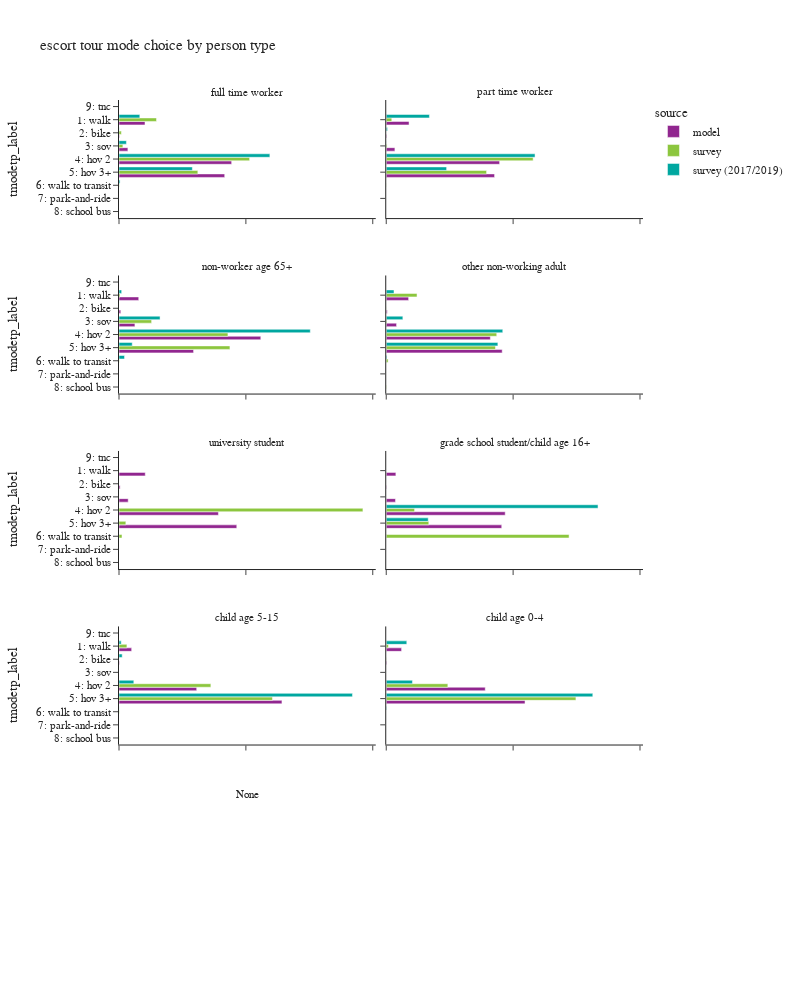

The notebook cell this image was saved under:
### Code cell
plot_mode_choice(es_tour,"pptyp_label",
                 {"pptyp_label":["full time worker","part time worker","non-worker age 65+","other non-working adult",
                                 "university student","grade school student/child age 16+","child age 5-15","child age 0-4"],
                  "tmodetp_label":["1: walk","2: bike","3: sov","4: hov 2","5: hov 3+","6: walk to transit",
                                   "7: park-and-ride","8: school bus","9: other–survey only"]},
                 "person type",
                 2,1000)

### Figure 1 — Plotly figure (JSON) as saved in the notebook; plotly's stock layout.template omitted (floating-point values rounded to 4 significant figures)
{"data": [{"alignmentgroup": "True", "customdata": [[2], [16364], [322], [5594], [70912], [66535]], "hovertemplate": "source=model<br>pptyp_label=full time worker<br>percentage=%{x}<br>tmodetp_label=%{y}<br>sample_count=%{customdata[0]}<extra></extra>", "legendgroup": "model", "marker": {"color": "#91268F", "pattern": {"shape": ""}}, "name": "model", "offsetgroup": "model", "orientation": "h", "showlegend": true, "textposition": "auto", "type": "bar", "x": [1.252e-05, 0.1024, 0.002016, 0.03502, 0.444, 0.4165], "xaxis": "x9", "y": [null, "1: walk", "2: bike", "3: sov", "4: hov 2", "5: hov 3+"], "yaxis": "y9"}, {"alignmentgroup": "True", "customdata": [[3], [5767], [141], [2190], [28659], [27386]], "hovertemplate": "source=model<br>pptyp_label=part time worker<br>percentage=%{x}<br>tmodetp_label=%{y}<br>sample_count=%{customdata[0]}<extra></extra>", "legendgroup": "model", "marker": {"color": "#91268F", "pattern": {"shape": ""}}, "name": "model", "offsetgroup": "model", "orientation": "h", "showlegend": false, "textposition": "auto", "type": "bar", "x": [4.677e-05, 0.0899, 0.002198, 0.03414, 0.4468, 0.4269], "xaxis": "x10", "y": [null, "1: walk", "2: bike", "3: sov", "4: hov 2", "5: hov 3+"], "yaxis": "y10"}, {"alignmentgroup": "True", "customdata": [[7581], [681], [6117], [54518], [28672]], "hovertemplate": "source=model<br>pptyp_label=non-worker age 65+<br>percentage=%{x}<br>tmodetp_label=%{y}<br>sample_count=%{customdata[0]}<extra></extra>", "legendgroup": "model", "marker": {"color": "#91268F", "pattern": {"shape": ""}}, "name": "model", "offsetgroup": "model", "orientation": "h", "showlegend": false, "textposition": "auto", "type": "bar", "x": [0.0777, 0.00698, 0.06269, 0.5588, 0.2939], "xaxis": "x7", "y": ["1: walk", "2: bike", "3: sov", "4: hov 2", "5: hov 3+"], "yaxis": "y7"}, {"alignmentgroup": "True", "customdata": [[16834], [742], [7765], [78296], [87205]], "hovertemplate": "source=model<br>pptyp_label=other non-working adult<br>percentage=%{x}<br>tmodetp_label=%{y}<br>sample_count=%{customdata[0]}<extra></extra>", "legendgroup": "model", "marker": {"color": "#91268F", "pattern": {"shape": ""}}, "name": "model", "offsetgroup": "model", "orientation": "h", "showlegend": false, "textposition": "auto", "type": "bar", "x": [0.08821, 0.003888, 0.04069, 0.4103, 0.4569], "xaxis": "x8", "y": ["1: walk", "2: bike", "3: sov", "4: hov 2", "5: hov 3+"], "yaxis": "y8"}, {"alignmentgroup": "True", "customdata": [[701], [30], [245], [2654], [3144]], "hovertemplate": "source=model<br>pptyp_label=university student<br>percentage=%{x}<br>tmodetp_label=%{y}<br>sample_count=%{customdata[0]}<extra></extra>", "legendgroup": "model", "marker": {"color": "#91268F", "pattern": {"shape": ""}}, "name": "model", "offsetgroup": "model", "orientation": "h", "showlegend": false, "textposition": "auto", "type": "bar", "x": [0.1035, 0.004429, 0.03617, 0.3918, 0.4641], "xaxis": "x5", "y": ["1: walk", "2: bike", "3: sov", "4: hov 2", "5: hov 3+"], "yaxis": "y5"}, {"alignmentgroup": "True", "customdata": [[177], [8], [170], [2190], [2126]], "hovertemplate": "source=model<br>pptyp_label=grade school student/child age 16+<br>percentage=%{x}<br>tmodetp_label=%{y}<br>sample_count=%{customdata[0]}<extra></extra>", "legendgroup": "model", "marker": {"color": "#91268F", "pattern": {"shape": ""}}, "name": "model", "offsetgroup": "model", "orientation": "h", "showlegend": false, "textposition": "auto", "type": "bar", "x": [0.03789, 0.001713, 0.03639, 0.4689, 0.4551], "xaxis": "x6", "y": ["1: walk", "2: bike", "3: sov", "4: hov 2", "5: hov 3+"], "yaxis": "y6"}, {"alignmentgroup": "True", "customdata": [[7], [2969], [102], [18214], [38201]], "hovertemplate": "source=model<br>pptyp_label=child age 5-15<br>percentage=%{x}<br>tmodetp_label=%{y}<br>sample_count=%{customdata[0]}<extra></extra>", "legendgroup": "model", "marker": {"color": "#91268F", "pattern": {"shape": ""}}, "name": "model", "offsetgroup": "model", "orientation": "h", "showlegend": false, "textposition": "auto", "type": "bar", "x": [0.0001177, 0.04991, 0.001714, 0.3062, 0.6421], "xaxis": "x3", "y": [null, "1: walk", "2: bike", "4: hov 2", "5: hov 3+"], "yaxis": "y3"}, {"alignmentgroup": "True", "customdata": [[2], [3980], [159], [25691], [36015]], "hovertemplate": "source=model<br>pptyp_label=child age 0-4<br>percentage=%{x}<br>tmodetp_label=%{y}<br>sample_count=%{customdata[0]}<extra></extra>", "legendgroup": "model", "marker": {"color": "#91268F", "pattern": {"shape": ""}}, "name": "model", "offsetgroup": "model", "orientation": "h", "showlegend": false, "textposition": "auto", "type": "bar", "x": [3.037e-05, 0.06044, 0.002415, 0.3902, 0.5469], "xaxis": "x4", "y": [null, "1: walk", "2: bike", "4: hov 2", "5: hov 3+"], "yaxis": "y4"}, {"alignmentgroup": "True", "customdata": [[1], [35], [8], [10], [114], [66], [2]], "hovertemplate": "source=survey<br>pptyp_label=full time worker<br>percentage=%{x}<br>tmodetp_label=%{y}<br>sample_count=%{customdata[0]}<extra></extra>", "legendgroup": "survey", "marker": {"color": "#8CC63E", "pattern": {"shape": ""}}, "name": "survey", "offsetgroup": "survey", "orientation": "h", "showlegend": true, "textposition": "auto", "type": "bar", "x": [0.001143, 0.1478, 0.009263, 0.01532, 0.5147, 0.3107, 0.001133], "xaxis": "x9", "y": [null, "1: walk", "2: bike", "3: sov", "4: hov 2", "5: hov 3+", "6: walk to transit"], "yaxis": "y9"}, {"alignmentgroup": "True", "customdata": [[7], [2], [31], [28], [1]], "hovertemplate": "source=survey<br>pptyp_label=part time worker<br>percentage=%{x}<br>tmodetp_label=%{y}<br>sample_count=%{customdata[0]}<extra></extra>", "legendgroup": "survey", "marker": {"color": "#8CC63E", "pattern": {"shape": ""}}, "name": "survey", "offsetgroup": "survey", "orientation": "h", "showlegend": false, "textposition": "auto", "type": "bar", "x": [0.02182, 0.003179, 0.5789, 0.3954, 0.0007061], "xaxis": "x10", "y": ["1: walk", "3: sov", "4: hov 2", "5: hov 3+", "6: walk to transit"], "yaxis": "y10"}, {"alignmentgroup": "True", "customdata": [[5], [12], [40], [25], [1]], "hovertemplate": "source=survey<br>pptyp_label=non-worker age 65+<br>percentage=%{x}<br>tmodetp_label=%{y}<br>sample_count=%{customdata[0]}<extra></extra>", "legendgroup": "survey", "marker": {"color": "#8CC63E", "pattern": {"shape": ""}}, "name": "survey", "offsetgroup": "survey", "orientation": "h", "showlegend": false, "textposition": "auto", "type": "bar", "x": [0.003936, 0.1285, 0.4293, 0.4371, 0.001111], "xaxis": "x7", "y": ["1: walk", "3: sov", "4: hov 2", "5: hov 3+", "6: walk to transit"], "yaxis": "y7"}, {"alignmentgroup": "True", "customdata": [[2], [21], [2], [5], [74], [40], [3], [1]], "hovertemplate": "source=survey<br>pptyp_label=other non-working adult<br>percentage=%{x}<br>tmodetp_label=%{y}<br>sample_count=%{customdata[0]}<extra></extra>", "legendgroup": "survey", "marker": {"color": "#8CC63E", "pattern": {"shape": ""}}, "name": "survey", "offsetgroup": "survey", "orientation": "h", "showlegend": false, "textposition": "auto", "type": "bar", "x": [0.0008919, 0.1213, 0.000832, 0.002334, 0.4355, 0.4304, 0.007298, 0.00143], "xaxis": "x8", "y": [null, "1: walk", "2: bike", "3: sov", "4: hov 2", "5: hov 3+", "6: walk to transit", "8: school bus"], "yaxis": "y8"}, {"alignmentgroup": "True", "customdata": [[6], [1], [1]], "hovertemplate": "source=survey<br>pptyp_label=university student<br>percentage=%{x}<br>tmodetp_label=%{y}<br>sample_count=%{customdata[0]}<extra></extra>", "legendgroup": "survey", "marker": {"color": "#8CC63E", "pattern": {"shape": ""}}, "name": "survey", "offsetgroup": "survey", "orientation": "h", "showlegend": false, "textposition": "auto", "type": "bar", "x": [0.9613, 0.02695, 0.01178], "xaxis": "x5", "y": ["4: hov 2", "5: hov 3+", "6: walk to transit"], "yaxis": "y5"}, {"alignmentgroup": "True", "customdata": [[4], [2], [1]], "hovertemplate": "source=survey<br>pptyp_label=grade school student/child age 16+<br>percentage=%{x}<br>tmodetp_label=%{y}<br>sample_count=%{customdata[0]}<extra></extra>", "legendgroup": "survey", "marker": {"color": "#8CC63E", "pattern": {"shape": ""}}, "name": "survey", "offsetgroup": "survey", "orientation": "h", "showlegend": false, "textposition": "auto", "type": "bar", "x": [0.1117, 0.1678, 0.7206], "xaxis": "x6", "y": ["4: hov 2", "5: hov 3+", "6: walk to transit"], "yaxis": "y6"}, {"alignmentgroup": "True", "customdata": [[5], [12], [34], [1], [2]], "hovertemplate": "source=survey<br>pptyp_label=child age 5-15<br>percentage=%{x}<br>tmodetp_label=%{y}<br>sample_count=%{customdata[0]}<extra></extra>", "legendgroup": "survey", "marker": {"color": "#8CC63E", "pattern": {"shape": ""}}, "name": "survey", "offsetgroup": "survey", "orientation": "h", "showlegend": false, "textposition": "auto", "type": "bar", "x": [0.03117, 0.362, 0.6048, 0.001156, 0.0008817], "xaxis": "x3", "y": ["1: walk", "4: hov 2", "5: hov 3+", "6: walk to transit", "8: school bus"], "yaxis": "y3"}, {"alignmentgroup": "True", "customdata": [[7], [1], [8], [33]], "hovertemplate": "source=survey<br>pptyp_label=child age 0-4<br>percentage=%{x}<br>tmodetp_label=%{y}<br>sample_count=%{customdata[0]}<extra></extra>", "legendgroup": "survey", "marker": {"color": "#8CC63E", "pattern": {"shape": ""}}, "name": "survey", "offsetgroup": "survey", "orientation": "h", "showlegend": false, "textposition": "auto", "type": "bar", "x": [0.008587, 0.001095, 0.2428, 0.7475], "xaxis": "x4", "y": ["1: walk", "2: bike", "4: hov 2", "5: hov 3+"], "yaxis": "y4"}, {"alignmentgroup": "True", "customdata": [[3], [21], [4], [14], [111], [54], [2], [1]], "hovertemplate": "source=survey (2017/2019)<br>pptyp_label=full time worker<br>percentage=%{x}<br>tmodetp_label=%{y}<br>sample_count=%{customdata[0]}<extra></extra>", "legendgroup": "survey (2017/2019)", "marker": {"color": "#00A7A0", "pattern": {"shape": ""}}, "name": "survey (2017/2019)", "offsetgroup": "survey (2017/2019)", "orientation": "h", "showlegend": true, "textposition": "auto", "type": "bar", "x": [0.0002379, 0.08202, 0.000557, 0.02924, 0.5945, 0.2891, 0.004159, 0.0001754], "xaxis": "x9", "y": [null, "1: walk", "2: bike", "3: sov", "4: hov 2", "5: hov 3+", "6: walk to transit", "9: tnc"], "yaxis": "y9"}, {"alignmentgroup": "True", "customdata": [[14], [2], [3], [45], [33]], "hovertemplate": "source=survey (2017/2019)<br>pptyp_label=part time worker<br>percentage=%{x}<br>tmodetp_label=%{y}<br>sample_count=%{customdata[0]}<extra></extra>", "legendgroup": "survey (2017/2019)", "marker": {"color": "#00A7A0", "pattern": {"shape": ""}}, "name": "survey (2017/2019)", "offsetgroup": "survey (2017/2019)", "orientation": "h", "showlegend": false, "textposition": "auto", "type": "bar", "x": [0.1702, 0.005044, 0.000408, 0.5864, 0.2379], "xaxis": "x10", "y": ["1: walk", "2: bike", "3: sov", "4: hov 2", "5: hov 3+"], "yaxis": "y10"}, {"alignmentgroup": "True", "customdata": [[7], [5], [36], [5], [2]], "hovertemplate": "source=survey (2017/2019)<br>pptyp_label=non-worker age 65+<br>percentage=%{x}<br>tmodetp_label=%{y}<br>sample_count=%{customdata[0]}<extra></extra>", "legendgroup": "survey (2017/2019)", "marker": {"color": "#00A7A0", "pattern": {"shape": ""}}, "name": "survey (2017/2019)", "offsetgroup": "survey (2017/2019)", "orientation": "h", "showlegend": false, "textposition": "auto", "type": "bar", "x": [0.01046, 0.1618, 0.7539, 0.05213, 0.02178], "xaxis": "x7", "y": ["1: walk", "3: sov", "4: hov 2", "5: hov 3+", "6: walk to transit"], "yaxis": "y7"}, {"alignmentgroup": "True", "customdata": [[2], [40], [1], [7], [133], [103], [7]], "hovertemplate": "source=survey (2017/2019)<br>pptyp_label=other non-working adult<br>percentage=%{x}<br>tmodetp_label=%{y}<br>sample_count=%{customdata[0]}<extra></extra>", "legendgroup": "survey (2017/2019)", "marker": {"color": "#00A7A0", "pattern": {"shape": ""}}, "name": "survey (2017/2019)", "offsetgroup": "survey (2017/2019)", "orientation": "h", "showlegend": false, "textposition": "auto", "type": "bar", "x": [0.001696, 0.0306, 0.0001063, 0.06546, 0.4592, 0.4399, 0.003026], "xaxis": "x8", "y": [null, "1: walk", "2: bike", "3: sov", "4: hov 2", "5: hov 3+", "6: walk to transit"], "yaxis": "y8"}, {"alignmentgroup": "True", "customdata": [[5], [1]], "hovertemplate": "source=survey (2017/2019)<br>pptyp_label=grade school student/child age 16+<br>percentage=%{x}<br>tmodetp_label=%{y}<br>sample_count=%{customdata[0]}<extra></extra>", "legendgroup": "survey (2017/2019)", "marker": {"color": "#00A7A0", "pattern": {"shape": ""}}, "name": "survey (2017/2019)", "offsetgroup": "survey (2017/2019)", "orientation": "h", "showlegend": false, "textposition": "auto", "type": "bar", "x": [0.8346, 0.1654], "xaxis": "x6", "y": ["4: hov 2", "5: hov 3+"], "yaxis": "y6"}, {"alignmentgroup": "True", "customdata": [[8], [1], [15], [46], [1]], "hovertemplate": "source=survey (2017/2019)<br>pptyp_label=child age 5-15<br>percentage=%{x}<br>tmodetp_label=%{y}<br>sample_count=%{customdata[0]}<extra></extra>", "legendgroup": "survey (2017/2019)", "marker": {"color": "#00A7A0", "pattern": {"shape": ""}}, "name": "survey (2017/2019)", "offsetgroup": "survey (2017/2019)", "orientation": "h", "showlegend": false, "textposition": "auto", "type": "bar", "x": [0.00867, 0.01253, 0.0584, 0.92, 0.0004035], "xaxis": "x3", "y": ["1: walk", "2: bike", "4: hov 2", "5: hov 3+", "6: walk to transit"], "yaxis": "y3"}, {"alignmentgroup": "True", "customdata": [[9], [10], [50], [1]], "hovertemplate": "source=survey (2017/2019)<br>pptyp_label=child age 0-4<br>percentage=%{x}<br>tmodetp_label=%{y}<br>sample_count=%{customdata[0]}<extra></extra>", "legendgroup": "survey (2017/2019)", "marker": {"color": "#00A7A0", "pattern": {"shape": ""}}, "name": "survey (2017/2019)", "offsetgroup": "survey (2017/2019)", "orientation": "h", "showlegend": false, "textposition": "auto", "type": "bar", "x": [0.08099, 0.1033, 0.814, 0.001723], "xaxis": "x4", "y": ["1: walk", "4: hov 2", "5: hov 3+", "6: walk to transit"], "yaxis": "y4"}], "layout": {"annotations": [{"font": {}, "showarrow": false, "text": "None", "x": 0.245, "xanchor": "center", "xref": "paper", "y": 0.144, "yanchor": "bottom", "yref": "paper"}, {"font": {}, "showarrow": false, "text": "child age 5-15", "x": 0.245, "xanchor": "center", "xref": "paper", "y": 0.358, "yanchor": "bottom", "yref": "paper"}, {"font": {}, "showarrow": false, "text": "child age 0-4", "x": 0.755, "xanchor": "center", "xref": "paper", "y": 0.358, "yanchor": "bottom", "yref": "paper"}, {"font": {}, "showarrow": false, "text": "university student", "x": 0.245, "xanchor": "center", "xref": "paper", "y": 0.572, "yanchor": "bottom", "yref": "paper"}, {"font": {}, "showarrow": false, "text": "grade school student/child age 16+", "x": 0.755, "xanchor": "center", "xref": "paper", "y": 0.572, "yanchor": "bottom", "yref": "paper"}, {"font": {}, "showarrow": false, "text": "non-worker age 65+", "x": 0.245, "xanchor": "center", "xref": "paper", "y": 0.786, "yanchor": "bottom", "yref": "paper"}, {"font": {}, "showarrow": false, "text": "other non-working adult", "x": 0.755, "xanchor": "center", "xref": "paper", "y": 0.786, "yanchor": "bottom", "yref": "paper"}, {"font": {}, "showarrow": false, "text": "full time worker", "x": 0.245, "xanchor": "center", "xref": "paper", "y": 1.0, "yanchor": "bottom", "yref": "paper"}, {"font": {}, "showarrow": false, "text": "part time worker", "x": 0.755, "xanchor": "center", "xref": "paper", "y": 1.0, "yanchor": "bottom", "yref": "paper"}], "barmode": "group", "height": 1000, "legend": {"title": {"text": "source"}, "tracegroupgap": 0}, "title": {"text": "escort tour mode choice by person type"}, "width": 800, "xaxis": {"anchor": "y", "domain": [0.0, 0.49], "tickformat": ".1%", "title": {"text": "percentage"}}, "xaxis10": {"anchor": "y10", "domain": [0.51, 1.0], "matches": "x", "showticklabels": false, "tickformat": ".1%"}, "xaxis2": {"anchor": "y2", "domain": [0.51, 1.0], "matches": "x", "tickformat": ".1%", "title": {"text": "percentage"}}, "xaxis3": {"anchor": "y3", "domain": [0.0, 0.49], "matches": "x", "showticklabels": false, "tickformat": ".1%"}, "xaxis4": {"anchor": "y4", "domain": [0.51, 1.0], "matches": "x", "showticklabels": false, "tickformat": ".1%"}, "xaxis5": {"anchor": "y5", "domain": [0.0, 0.49], "matches": "x", "showticklabels": false, "tickformat": ".1%"}, "xaxis6": {"anchor": "y6", "domain": [0.51, 1.0], "matches": "x", "showticklabels": false, "tickformat": ".1%"}, "xaxis7": {"anchor": "y7", "domain": [0.0, 0.49], "matches": "x", "showticklabels": false, "tickformat": ".1%"}, "xaxis8": {"anchor": "y8", "domain": [0.51, 1.0], "matches": "x", "showticklabels": false, "tickformat": ".1%"}, "xaxis9": {"anchor": "y9", "domain": [0.0, 0.49], "matches": "x", "showticklabels": false, "tickformat": ".1%"}, "yaxis": {"anchor": "x", "categoryarray": ["9: other–survey only", "8: school bus", "7: park-and-ride", "6: walk to transit", "5: hov 3+", "4: hov 2", "3: sov", "2: bike", "1: walk"], "categoryorder": "array", "domain": [0.0, 0.144], "title": {"text": "tmodetp_label"}}, "yaxis10": {"anchor": "x10", "domain": [0.856, 1.0], "matches": "y", "showticklabels": false}, "yaxis2": {"anchor": "x2", "domain": [0.0, 0.144], "matches": "y", "showticklabels": false}, "yaxis3": {"anchor": "x3", "categoryarray": ["9: other–survey only", "8: school bus", "7: park-and-ride", "6: walk to transit", "5: hov 3+", "4: hov 2", "3: sov", "2: bike", "1: walk"], "categoryorder": "array", "domain": [0.214, 0.358], "matches": "y", "title": {"text": "tmodetp_label"}}, "yaxis4": {"anchor": "x4", "domain": [0.214, 0.358], "matches": "y", "showticklabels": false}, "yaxis5": {"anchor": "x5", "categoryarray": ["9: other–survey only", "8: school bus", "7: park-and-ride", "6: walk to transit", "5: hov 3+", "4: hov 2", "3: sov", "2: bike", "1: walk"], "categoryorder": "array", "domain": [0.428, 0.572], "matches": "y", "title": {"text": "tmodetp_label"}}, "yaxis6": {"anchor": "x6", "domain": [0.428, 0.572], "matches": "y", "showticklabels": false}, "yaxis7": {"anchor": "x7", "categoryarray": ["9: other–survey only", "8: school bus", "7: park-and-ride", "6: walk to transit", "5: hov 3+", "4: hov 2", "3: sov", "2: bike", "1: walk"], "categoryorder": "array", "domain": [0.642, 0.786], "matches": "y", "title": {"text": "tmodetp_label"}}, "yaxis8": {"anchor": "x8", "domain": [0.642, 0.786], "matches": "y", "showticklabels": false}, "yaxis9": {"anchor": "x9", "categoryarray": ["9: other–survey only", "8: school bus", "7: park-and-ride", "6: walk to transit", "5: hov 3+", "4: hov 2", "3: sov", "2: bike", "1: walk"], "categoryorder": "array", "domain": [0.856, 1.0], "matches": "y", "title": {"text": "tmodetp_label"}}}}
